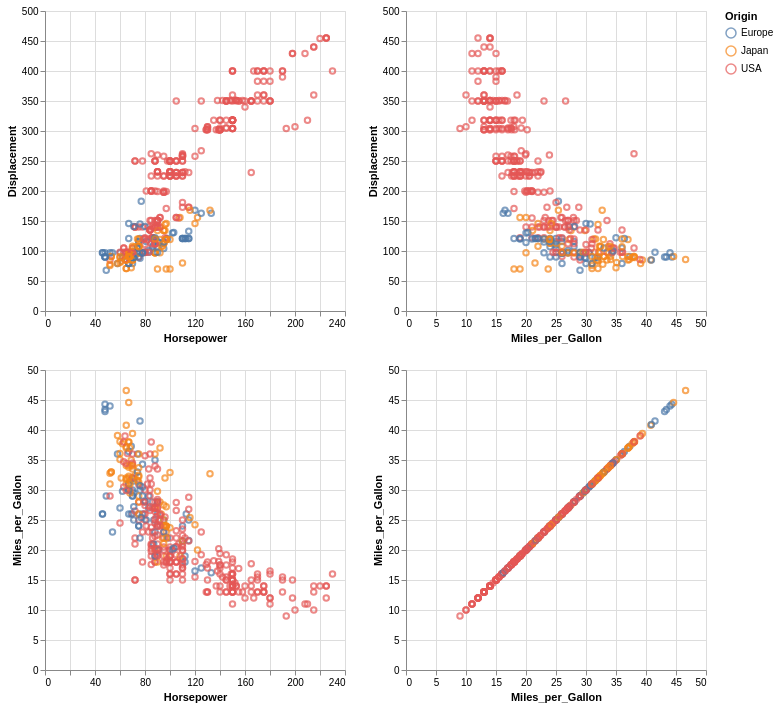

Write the Vega-Lite specification saved for this chart.
### Vega-Lite specification from a JSON file in a GitHub repository (floating-point values rounded to 4 significant figures; data arrays with more than 128 entries replaced by an {"elided": "..."} marker saying what was removed)
{"$schema": "https://vega.github.io/schema/vega-lite/v4.json", "data": {"values": {"elided": "406 records"}}, "repeat": {"row": ["Displacement", "Miles_per_Gallon"], "column": ["Horsepower", "Miles_per_Gallon"]}, "spec": {"mark": "point", "encoding": {"x": {"field": {"repeat": "column"}, "type": "quantitative"}, "y": {"field": {"repeat": "row"}, "type": "quantitative"}, "color": {"field": "Origin", "type": "nominal"}}}}
